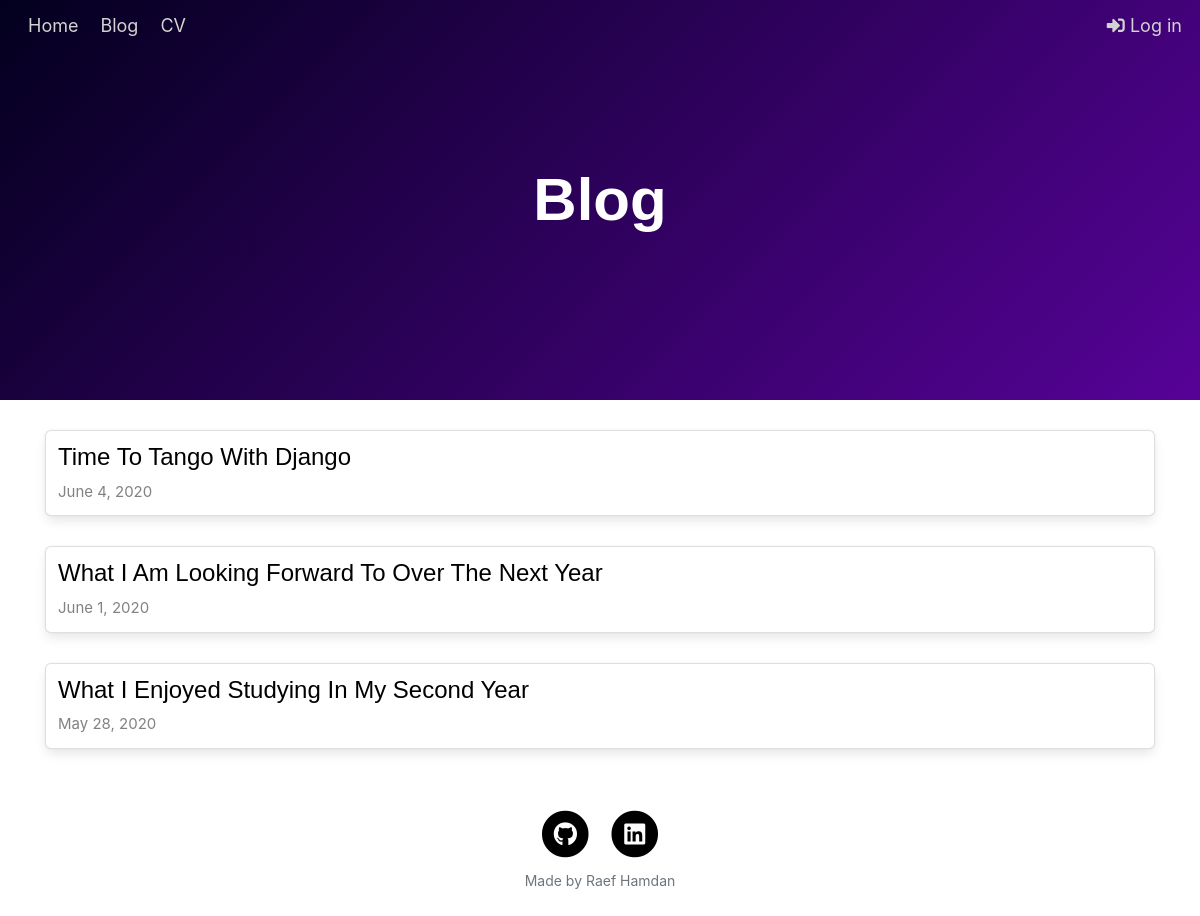
Before: /blog with the older database file.
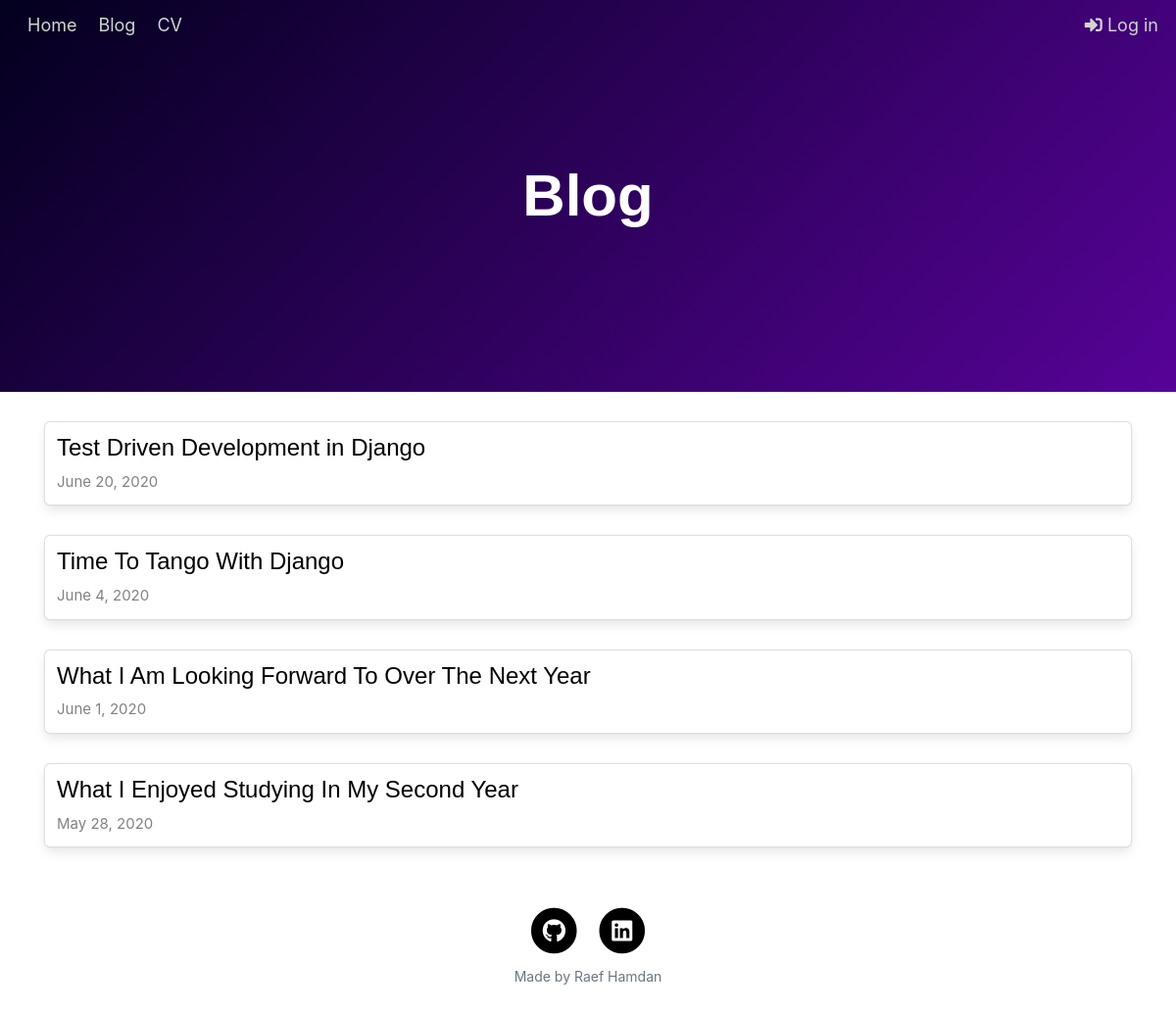
After: the same page with the newer database file.
### blog/models.py (models this page shows, shortened)
class Post(models.Model):
    author = models.ForeignKey(settings.AUTH_USER_MODEL, on_delete=models.CASCADE)
    bg = models.ImageField(upload_to="media",null=True,blank=True)
    title = models.CharField(max_length=200)
    summary = models.TextField(null=True, blank=True)
    text = models.TextField()
    date_published = models.DateField(null=True,blank=True)

### blog/views.py (the view)
# urls.py: path('blog',views.post_list, name='post_list'),
def post_list(request):
    posts = Post.objects.filter(date_published__isnull=False).order_by('-date_published')
    return render(request, 'blog/post_list.html', {'posts':posts})

### blog/templates/blog/post_list.html (shortened to what this page needs)
{% extends 'blog/base.html' %}
{% block landing %}
  <div class="landing-blog">
  <center><h1>Blog</h1></center>
</div>
{% endblock %}
{% block content %}
{% for post in posts %}
      <div class="post card p-3">
        <h2 class="card-title">{{ post.title }}</h2>
        <div class="date">
            <p>{{ post.date_published }}</p>
        </div>
      </div>
  {% endfor %}
{% endblock %}

Changed rows visible on the page:
added Post: title "Test Driven Development in Django", date_published "June 20, 2020"
